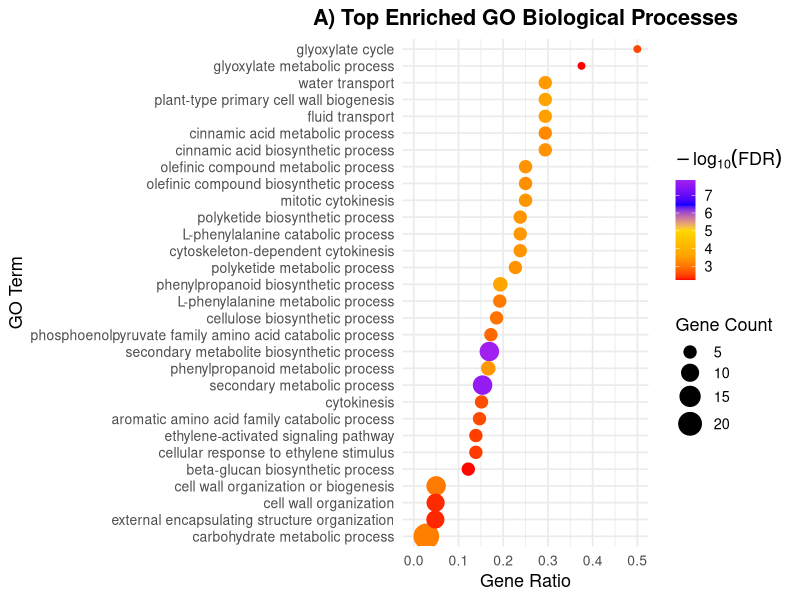
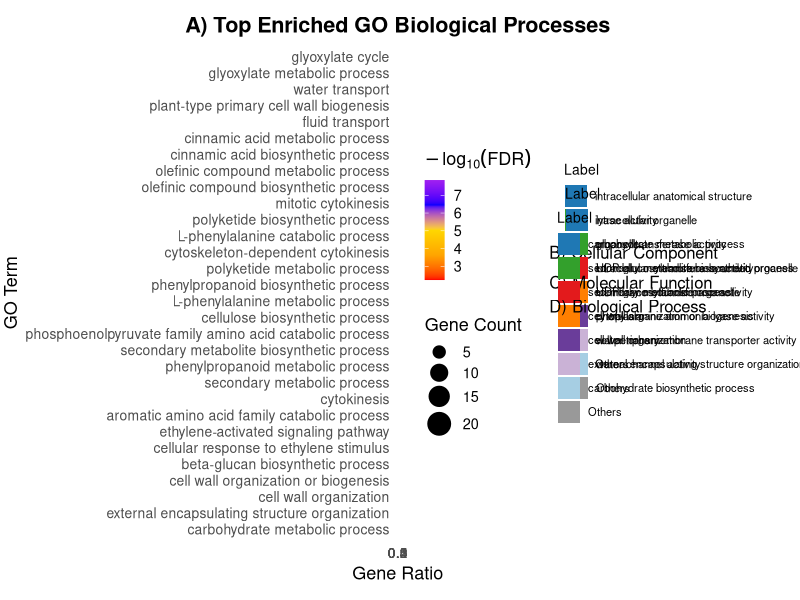
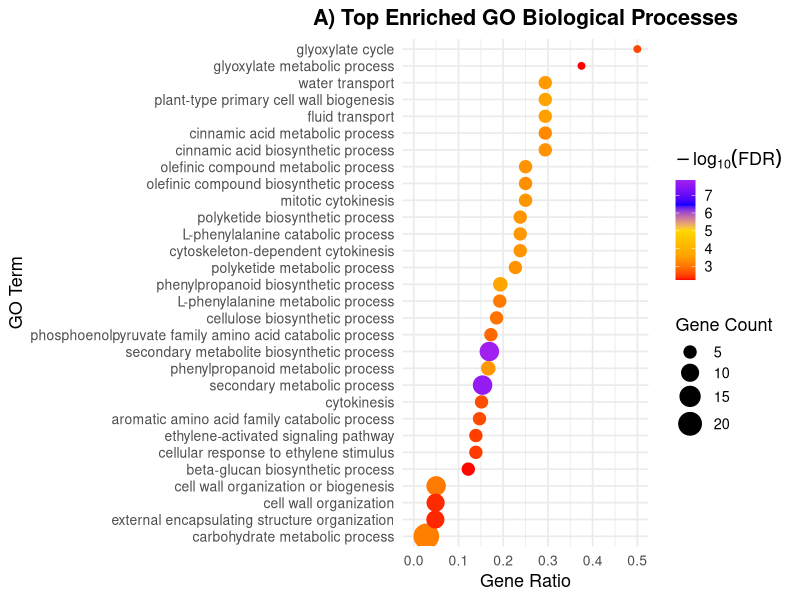
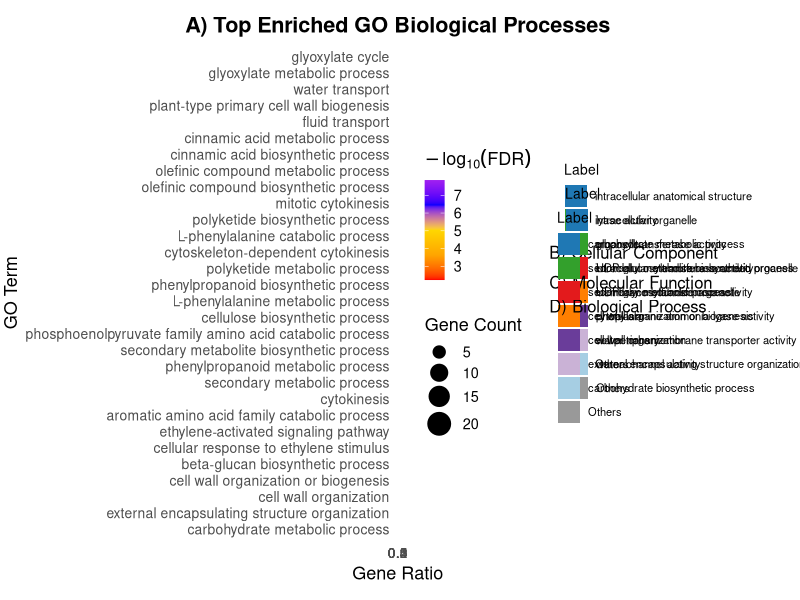

Write R code to recreate these figures, in order.
library(ggplot2)
library(dplyr)
library(readr)
library(viridis)
library(patchwork)

# === Load and clean the Biological Process table ===
bp <- read.delim("PANTHER_bp_analysis_table.txt", skip = 11, header = TRUE, sep = "\t")
mf <- read.delim("PANTHER_mf_analysis_table.txt", skip = 11, header = TRUE, sep = "\t")
cc <- read.delim("PANTHER_cc_analysis_table.txt", skip = 11, header = TRUE, sep = "\t")

# Rename and clean function
clean_panther <- function(df) {
  colnames(df)[1:8] <- c("GO_term", "REF_count", "DEG_count", "Expected", "OverUnder",
                         "Fold_Enrichment", "P_value", "FDR")
  df <- df %>%
    filter(!is.na(FDR) & FDR < 0.05) %>%
    mutate(
      Fold_Enrichment = as.numeric(Fold_Enrichment),
      FDR = as.numeric(FDR),
      DEG_count = as.numeric(DEG_count),
      REF_count = as.numeric(REF_count),
      GeneRatio = DEG_count / REF_count,
      neg_log10_FDR = -log10(FDR)
    )
  df$GO_term <- gsub(".*\\/| \\(GO:\\d+\\)", "", df$GO_term)
  return(df)
}

# Apply to each dataset
bp <- clean_panther(bp)
mf <- clean_panther(mf)
cc <- clean_panther(cc)

# === Dot plot (Top 30 by FDR) ===
bp_top <- bp %>% arrange(FDR) %>% slice(1:30)

GO_dotplot <- ggplot(bp_top, aes(x = GeneRatio, y = reorder(GO_term, GeneRatio))) +
  geom_point(aes(size = DEG_count, color = neg_log10_FDR)) +
  scale_color_gradientn(
    colors = c("red", "orange", "gold", "blue", "purple"),
    name = expression(-log[10](FDR))
  ) +
  scale_size_continuous(name = "Gene Count", range = c(2, 8)) +
  theme_minimal(base_size = 13) +
  xlim(0, 0.5) +
  labs(
    title = "A) Top Enriched GO Biological Processes",
    x = "Gene Ratio",
    y = "GO Term"
  ) +
  theme(
    legend.key.size = unit(1, "lines"),
    axis.text.y = element_text(size = 10),
    axis.text.x = element_text(size = 10),
    plot.title = element_text(face = "bold", hjust = 0.5)
  )

print(GO_dotplot)

# Save dot plot
ggsave("GO_dotplot.png", plot = GO_dotplot, width = 10, height = 8, dpi = 600)

# === Pie chart function ===

# Create a unified color palette for pie charts
pie_colors <- c(
  "#1f78b4",  # strong blue
  "#33a02c",  # vibrant green
  "#e31a1c",  # crimson red
  "#ff7f00",  # bold orange
  "#6a3d9a",  # deep violet
  "#cab2d6",  # soft lavender (replacement for brown)
  "#a6cee3",  # pale blue
  "gray60"    # Others
)


make_pie <- function(df, title, pie_colors) {
  df <- df %>%
    mutate(Label = GO_term, Count = as.numeric(DEG_count)) %>%
    arrange(desc(Count))
  
  top_n <- 7
  df_top <- df[1:top_n, ]
  other_count <- sum(df$Count) - sum(df_top$Count)
  
  df_pie <- rbind(
    df_top[, c("Label", "Count")],
    data.frame(Label = "Others", Count = other_count)
  ) %>%
    mutate(
      Label = factor(Label, levels = c(as.character(df_top$Label), "Others")),
      Percent = Count / sum(Count) * 100
    )
  
  ggplot(df_pie, aes(x = "", y = Percent, fill = Label)) +
    geom_bar(stat = "identity", width = 1) +
    coord_polar("y") +
    theme_void(base_size = 10) +
    labs(title = title) +
    scale_fill_manual(values = setNames(pie_colors[1:nrow(df_pie)], levels(df_pie$Label))) +
    theme(legend.position = "right")
}


# Generate pie charts
plot_cc <- make_pie(cc, "B) Cellular Component", pie_colors)
plot_mf <- make_pie(mf, "C) Molecular Function", pie_colors)
plot_bp_pie <- make_pie(bp, "D) Biological Process", pie_colors)

# === Combine all into one figure ===
combined_plot <- (GO_dotplot | (plot_cc / plot_mf / plot_bp_pie)) + plot_layout(widths = c(2, 1))

print(combined_plot)

# Save combined figure
ggsave("GO_dotplot_and_piecharts.png", plot = combined_plot, width = 14, height = 8, dpi = 600)

